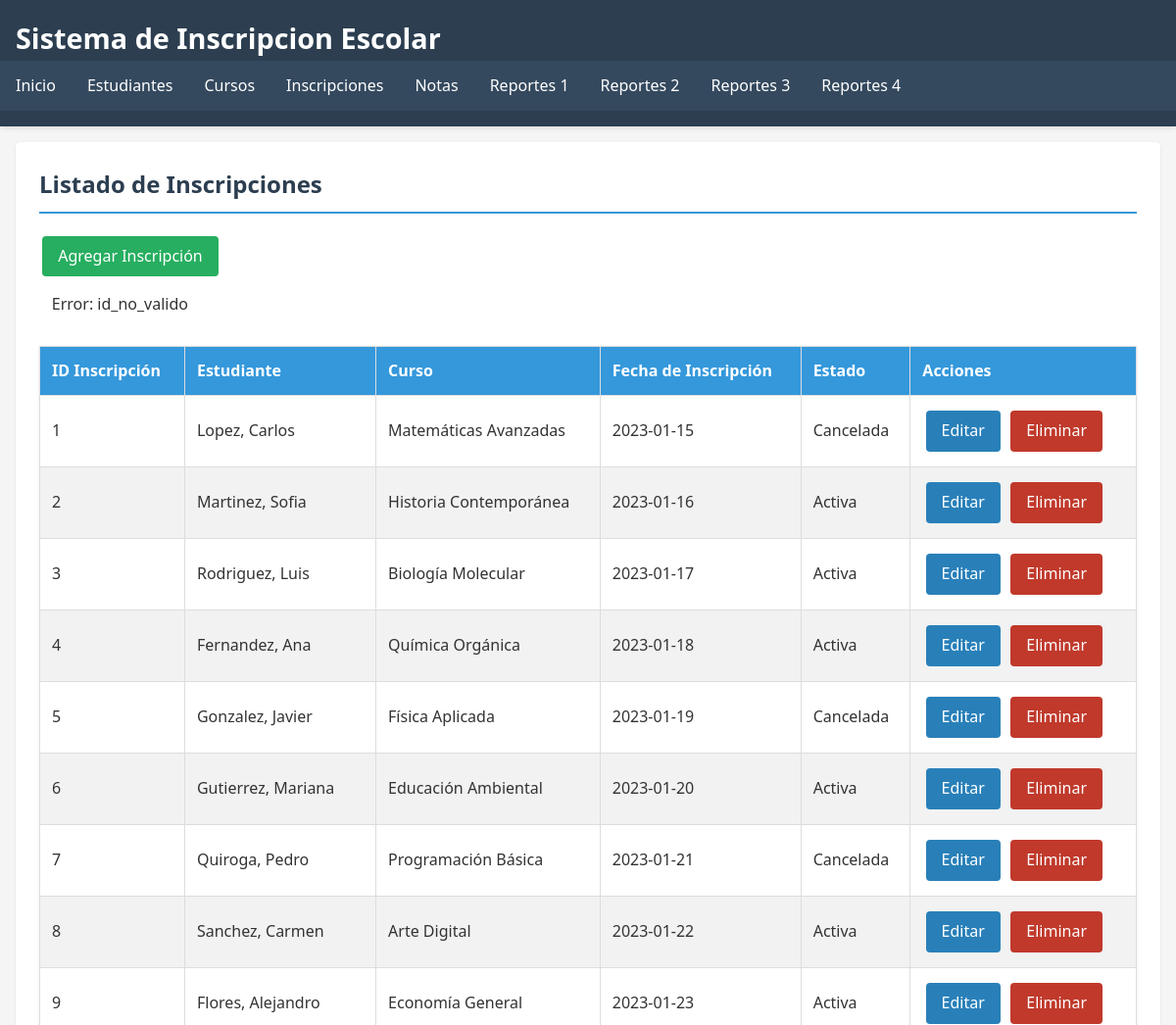
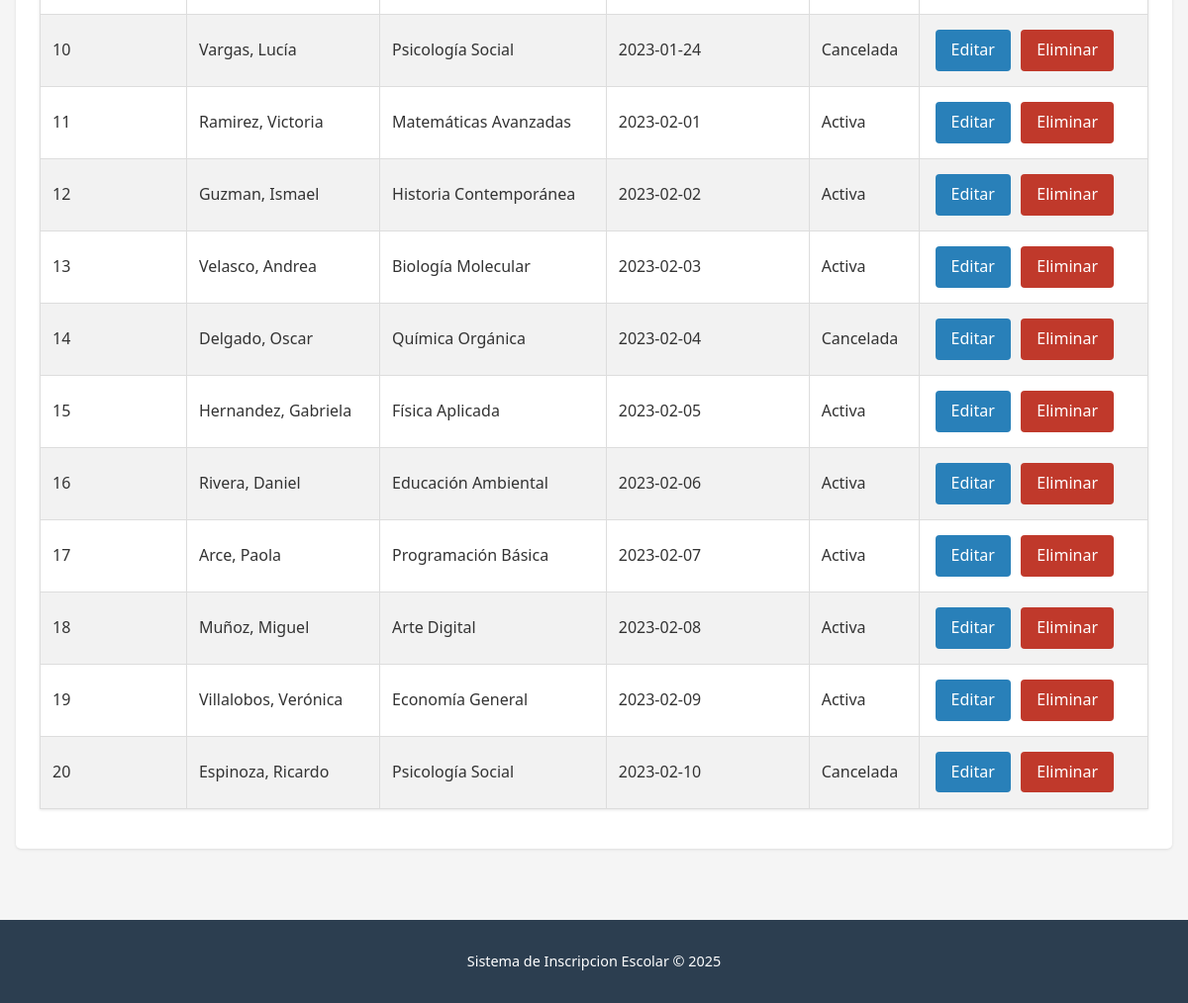
Screenshot of /inscripciones/listar.php?error=id_no_valido with the database file from the repository (2 pictures, top to bottom).
### tables this page shows
CREATE TABLE `inscripciones` (
  `id_inscripcion` int(11) NOT NULL,
  `id_estudiante` int(11) NOT NULL,
  `id_curso` int(11) NOT NULL,
  `fecha_inscripcion` date NOT NULL,
  `estado` enum('activa','cancelada') DEFAULT 'activa'
);

CREATE TABLE `estudiantes` (
  `id_estudiante` int(11) NOT NULL,
  `nombre` varchar(100) NOT NULL,
  `apellido` varchar(100) NOT NULL,
  `fecha_nacimiento` date DEFAULT NULL,
  `direccion` text DEFAULT NULL,
  `telefono` varchar(15) DEFAULT NULL,
  `fecha_registro` timestamp NOT NULL DEFAULT current_timestamp()
);

CREATE TABLE `cursos` (
  `id_curso` int(11) NOT NULL,
  `nombre` varchar(100) NOT NULL,
  `descripcion` text DEFAULT NULL,
  `horario` varchar(50) DEFAULT NULL,
  `cupo_maximo` int(11) DEFAULT NULL,
  `estado` enum('activo','inactivo') DEFAULT 'activo'
);

### inscripciones/listar.php (the view, shortened to what this page needs)
<?php
require_once('../includes/conexion.php');
$query = "SELECT i.id_inscripcion,
                 e.nombre AS nombres_estudiante,
                 e.apellido AS apellidos_estudiante,
                 c.nombre AS nombre_curso,
                 i.fecha_inscripcion,
                 i.estado
          FROM inscripciones i
          JOIN estudiantes e ON i.id_estudiante = e.id_estudiante
          JOIN cursos c ON i.id_curso = c.id_curso
          ORDER BY i.fecha_inscripcion";
$resultado = mysqli_query($conexion, $query);
include('../includes/header.php');
?>
<div class="card">
    <h2>Listado de Inscripciones</h2>
    <a href="agregar.php" class="btn btn-agregar">Agregar Inscripción</a>
    <?php if (isset($_GET['error'])): ?>
        <div class="alert alert-danger">
            <?php echo "Error: " . htmlspecialchars($_GET['error']); ?>
        </div>
    <?php endif; ?>
    <table border="1" cellpadding="5" cellspacing="0">
        <thead>
            <tr>
                <th>ID Inscripción</th>
                <th>Estudiante</th>
                <th>Curso</th>
                <th>Fecha de Inscripción</th>
                <th>Estado</th>
                <th>Acciones</th>
            </tr>
        </thead>
        <tbody>
            <?php if (mysqli_num_rows($resultado) > 0): ?>
                <?php while ($inscripcion = mysqli_fetch_assoc($resultado)): ?>
                    <tr>
                        <td><?php echo $inscripcion['id_inscripcion']; ?></td>
                        <td><?php echo $inscripcion['apellidos_estudiante'] . ', ' . $inscripcion['nombres_estudiante']; ?></td>
                        <td><?php echo $inscripcion['nombre_curso']; ?></td>
                        <td><?php echo $inscripcion['fecha_inscripcion']; ?></td>
                        <td><?php echo ucfirst($inscripcion['estado']);  ?></td>
                        <td>
                            <a href="editar.php?id=<?php echo $inscripcion['id_inscripcion']; ?>" class="btn btn-editar">Editar</a>
                            <a href="eliminar.php?id=<?php echo $inscripcion['id_inscripcion']; ?>" class="btn btn-eliminar" onclick="return confirm('¿Está seguro de eliminar esta inscripción?')">Eliminar</a>
                        </td>
                    </tr>
                <?php endwhile; ?>
            <?php else: ?>
                <tr>
                    <td colspan="6">No hay inscripciones registradas.</td>
                </tr>
            <?php endif; ?>
        </tbody>
    </table>
</div>
<?php
include('../includes/footer.php');
?>

### css/estilo.css (style rules this page uses)
body { font-family: 'Segoe UI', Tahoma, Geneva, Verdana, sans-serif; line-height: 1.6; margin: 0; padding: 0; color: #333; background-color: #f5f5f5; }
table { width: 100%; border-collapse: collapse; margin: 1rem 0; background: white; box-shadow: 0 1px 3px rgba(0,0,0,0.1); }
table, th, td { border: 1px solid #ddd; }
th, td { padding: 0.75rem; text-align: left; }
th { background-color: #3498db; color: white; }
tr:nth-child(even) { background-color: #f2f2f2; }
.btn { display: inline-block; padding: 0.5rem 1rem; margin: 0.2rem; text-decoration: none; border-radius: 4px; font-weight: 500; transition: all 0.3s; border: none; cursor: pointer; }
.btn-agregar { background: #27ae60; color: white; }
.btn-editar { background: #2980b9; color: white; }
.btn-eliminar { background: #c0392b; color: white; }
.alert { padding: 0.8rem; margin-bottom: 1rem; border-radius: 4px; }
.card { background: white; border-radius: 5px; box-shadow: 0 1px 3px rgba(0,0,0,0.1); padding: 1.5rem; margin-bottom: 1.5rem; }
.card h2 { margin-top: 0; color: #2c3e50; border-bottom: 2px solid #3498db; padding-bottom: 0.5rem; }

### rows the page displays
inscripciones: id_inscripcion "1", id_estudiante.apellido "Lopez", id_estudiante.nombre "Carlos", id_curso.nombre "Matemáticas Avanzadas", fecha_inscripcion "2023-01-15", estado "Cancelada"
inscripciones: id_inscripcion "2", id_estudiante.apellido "Martinez", id_estudiante.nombre "Sofia", id_curso.nombre "Historia Contemporánea", fecha_inscripcion "2023-01-16", estado "Activa"
inscripciones: id_inscripcion "3", id_estudiante.apellido "Rodriguez", id_estudiante.nombre "Luis", id_curso.nombre "Biología Molecular", fecha_inscripcion "2023-01-17", estado "Activa"
inscripciones: id_inscripcion "4", id_estudiante.apellido "Fernandez", id_estudiante.nombre "Ana", id_curso.nombre "Química Orgánica", fecha_inscripcion "2023-01-18", estado "Activa"
inscripciones: id_inscripcion "5", id_estudiante.apellido "Gonzalez", id_estudiante.nombre "Javier", id_curso.nombre "Física Aplicada", fecha_inscripcion "2023-01-19", estado "Cancelada"
inscripciones: id_inscripcion "6", id_estudiante.apellido "Gutierrez", id_estudiante.nombre "Mariana", id_curso.nombre "Educación Ambiental", fecha_inscripcion "2023-01-20", estado "Activa"
inscripciones: id_inscripcion "7", id_estudiante.apellido "Quiroga", id_estudiante.nombre "Pedro", id_curso.nombre "Programación Básica", fecha_inscripcion "2023-01-21", estado "Cancelada"
inscripciones: id_inscripcion "8", id_estudiante.apellido "Sanchez", id_estudiante.nombre "Carmen", id_curso.nombre "Arte Digital", fecha_inscripcion "2023-01-22", estado "Activa"
inscripciones: id_inscripcion "9", id_estudiante.apellido "Flores", id_estudiante.nombre "Alejandro", id_curso.nombre "Economía General", fecha_inscripcion "2023-01-23", estado "Activa"
inscripciones: id_inscripcion "10", id_estudiante.apellido "Vargas", id_estudiante.nombre "Lucía", id_curso.nombre "Psicología Social", fecha_inscripcion "2023-01-24", estado "Cancelada"
inscripciones: id_inscripcion "11", id_estudiante.apellido "Ramirez", id_estudiante.nombre "Victoria", id_curso.nombre "Matemáticas Avanzadas", fecha_inscripcion "2023-02-01", estado "Activa"
inscripciones: id_inscripcion "12", id_estudiante.apellido "Guzman", id_estudiante.nombre "Ismael", id_curso.nombre "Historia Contemporánea", fecha_inscripcion "2023-02-02", estado "Activa"
inscripciones: id_inscripcion "13", id_estudiante.apellido "Velasco", id_estudiante.nombre "Andrea", id_curso.nombre "Biología Molecular", fecha_inscripcion "2023-02-03", estado "Activa"
inscripciones: id_inscripcion "14", id_estudiante.apellido "Delgado", id_estudiante.nombre "Oscar", id_curso.nombre "Química Orgánica", fecha_inscripcion "2023-02-04", estado "Cancelada"
inscripciones: id_inscripcion "15", id_estudiante.apellido "Hernandez", id_estudiante.nombre "Gabriela", id_curso.nombre "Física Aplicada", fecha_inscripcion "2023-02-05", estado "Activa"
inscripciones: id_inscripcion "16", id_estudiante.apellido "Rivera", id_estudiante.nombre "Daniel", id_curso.nombre "Educación Ambiental", fecha_inscripcion "2023-02-06", estado "Activa"
inscripciones: id_inscripcion "17", id_estudiante.apellido "Arce", id_estudiante.nombre "Paola", id_curso.nombre "Programación Básica", fecha_inscripcion "2023-02-07", estado "Activa"
inscripciones: id_inscripcion "18", id_estudiante.apellido "Muñoz", id_estudiante.nombre "Miguel", id_curso.nombre "Arte Digital", fecha_inscripcion "2023-02-08", estado "Activa"
inscripciones: id_inscripcion "19", id_estudiante.apellido "Villalobos", id_estudiante.nombre "Verónica", id_curso.nombre "Economía General", fecha_inscripcion "2023-02-09", estado "Activa"
inscripciones: id_inscripcion "20", id_estudiante.apellido "Espinoza", id_estudiante.nombre "Ricardo", id_curso.nombre "Psicología Social", fecha_inscripcion "2023-02-10", estado "Cancelada"

### other values shown
$_GET['error'] "id_no_valido"
